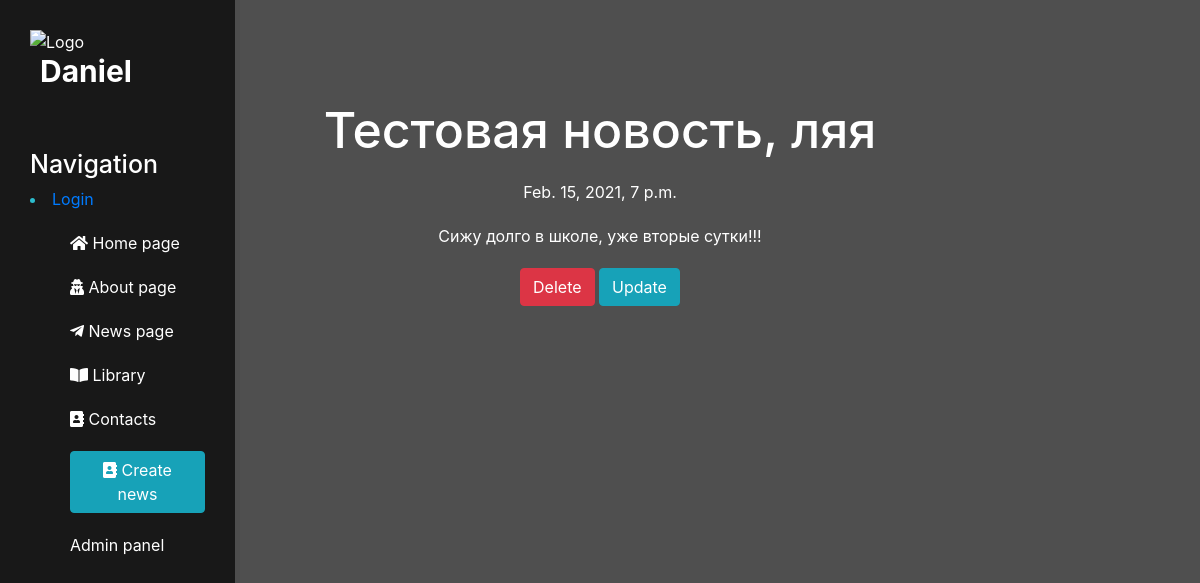
The page /news/2 on the database its author committed.
### news/models.py (models this page shows, shortened)
class Articles(models.Model):
    title = models.CharField('Name', max_length=50)
    anons = models.CharField('Anons', max_length=250)
    full_text = models.TextField('News')
    date = models.DateTimeField('Date')
    class Meta:
        verbose_name = "Новость"
        verbose_name_plural = "Новости"

### news/views.py (the view)
# urls.py: path('<int:pk>', views.NewsDetailView.as_view(), name='news-detail'),
class NewsDetailView(DetailView):
    model = Articles
    template_name = 'news/detail_view.html'
    context_object_name = 'article'

### templates/news/detail_view.html (shortened to what this page needs)
{% extends 'main/layout.html' %}
{% block content %}
    <div class="features">
        <h1>{{ article.title }}</h1>
        <p>{{ article.date }}</p>
        <p>{{ article.full_text }}</p>
        <a href="{% url 'news-delete' article.id %}" class="btn btn-danger">Delete</a>
        <a href="{% url 'news-update' article.id %}" class="btn btn-info">Update</a>
    </div>
{% endblock %}

### static/main/css/main.css (style rules this page uses)
body { background: #4f4f4f; }
main .features { float: left; color: #fff; margin-top: 100px; text-align: center; width: 75%; }
main .features h1 { font-size: 50px; }
main .features p { max-width: 400px; margin: 20px auto; }

### rows shown on the page
Articles: title "Тестовая новость, ляя", date "Feb. 15, 2021, 7 p.m.", full_text "Сижу долго в школе, уже вторые сутки!!!"
